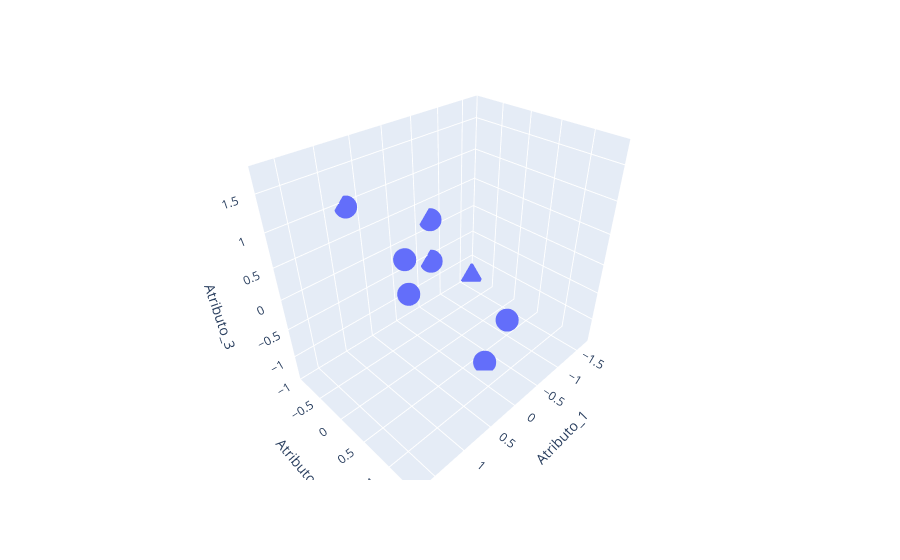

The notebook cell this image was saved under:
### Code cell
scaled_data = {'Atributo_1':scaled_x[:,0], 'Atributo_2':scaled_x[:,1],
        'Atributo_3':scaled_x[:,2]} 
  
scaled_df = pd.DataFrame(scaled_data) 
fig = px.scatter_3d(scaled_df, x='Atributo_1', y='Atributo_2', z='Atributo_3')
fig.show()

### Figure 1 — Plotly figure (JSON) as saved in the notebook; plotly's stock layout.template omitted (floating-point values rounded to 4 significant figures)
{"data": [{"hovertemplate": "Atributo_1=%{x}<br>Atributo_2=%{y}<br>Atributo_3=%{z}<extra></extra>", "legendgroup": "", "marker": {"color": "#636efa", "symbol": "circle"}, "mode": "markers", "name": "", "scene": "scene", "showlegend": false, "type": "scatter3d", "x": [-1.698, -0.7276, -0.7276, -0.2425, 0.2425, 0.7276, 0.7276, 1.698], "y": [-0.9363, -0.9363, -0.9363, 0.7022, 1.404, -0.9363, 0.2341, 1.404], "z": [-1.347, -0.5774, 0.1925, -1.347, 0.1925, 0.9623, 0.1925, 1.732]}], "layout": {"legend": {"tracegroupgap": 0}, "margin": {"t": 60}, "scene": {"domain": {"x": [0, 1], "y": [0, 1]}, "xaxis": {"title": {"text": "Atributo_1"}}, "yaxis": {"title": {"text": "Atributo_2"}}, "zaxis": {"title": {"text": "Atributo_3"}}}}}
